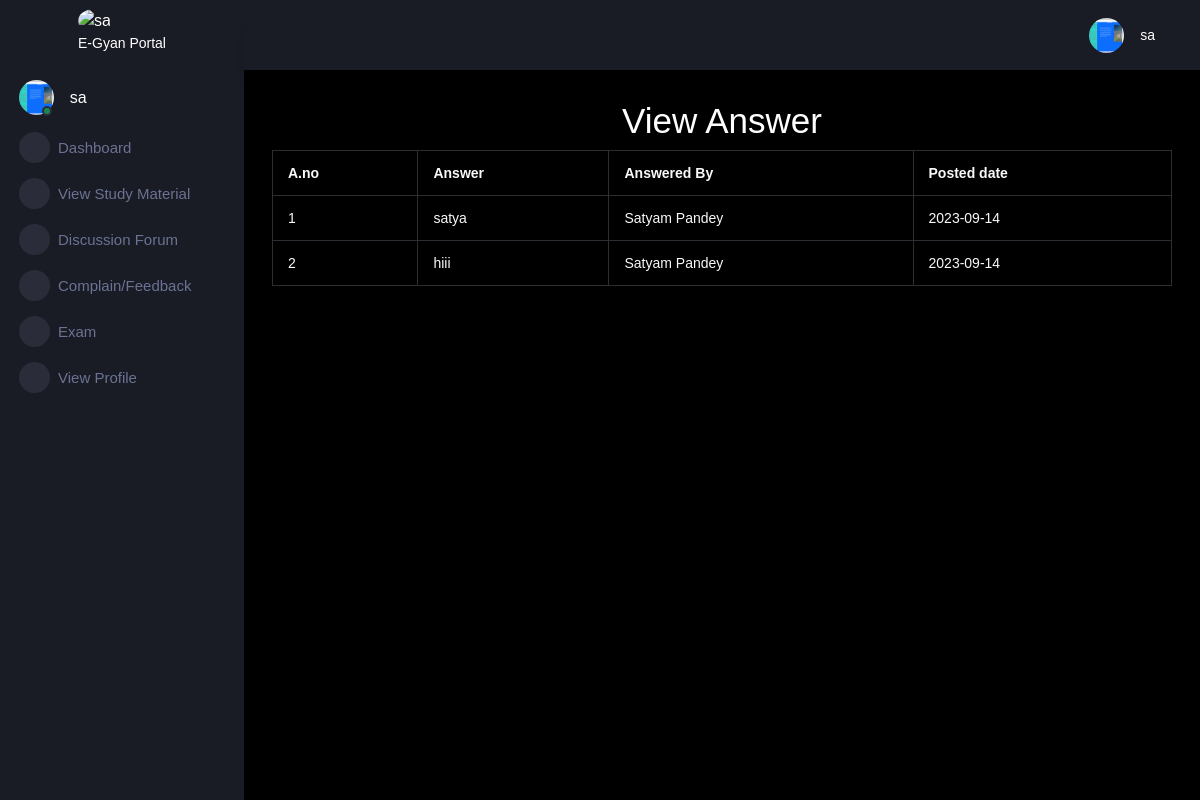
Page /studentapp/viewanswer/1 (signed in) on the committed database.
### nouapp/models.py (models this page shows)
class Student(models.Model):
    rollno=models.IntegerField(primary_key=True)
    name=models.CharField(max_length=50)
    fname=models.CharField(max_length=50)
    mname=models.CharField(max_length=50)
    gender=models.CharField(max_length=6)
    address=models.TextField()
    program=models.CharField(max_length=50)
    branch=models.CharField(max_length=50)
    year=models.CharField(max_length=50)
    contactno=models.CharField(max_length=10)
    emailaddress=models.CharField(max_length=50)
    regdate=models.CharField(max_length=30)
    profile_pic= models.ImageField(upload_to='profile')

### studentapp/models.py (models this page shows)
class Answer(models .Model):
    aid=models.AutoField(primary_key=True)
    answer=models.CharField(max_length=50)
    answeredby=models.CharField(max_length=50)
    posteddate=models.CharField(max_length=50)
    qid=models.IntegerField()

### studentapp/views.py (the view)
# urls.py: path('viewanswer/<qid>',views.viewanswer,name='viewanswer'),
@cache_control(no_cache=True,must_revalidate=True,no_store=True)#(no_cache=True)for not saving cache(must_revalidate=True)for revalidating with server  (no_store=True)for not storing any data
def viewanswer(request,qid):
    try:
        if request.session['rollno']!=None:
            rollno=request.session['rollno']
            stu=Student.objects.get(rollno=rollno)
            ans=Answer.objects.filter(qid=qid)
            return render(request,"viewanswer.html",{'stu':stu,'ans':ans})
    except KeyError:
        return redirect('nouapp:login')

### studentapp/templates/viewanswer.html
{% extends "studentparent.html" %}
{% block body %}
    <div class="row">
        <div class="col-sm-12">
            <h1 style="text-align:center;">View Answer</h1>
            <table class="table table-bordered text-light" style="width:100%;margin=auto;">
                <tr>
                    <th>A.no</th>
                    <th>Answer</th>
                    <th>Answered By</th>
                    <th>Posted date</th>
                </tr>
                {% for a in ans %}
                    <tr>
                        <td>{{a.aid}}</td>
                        <td>{{a.answer}}</td>
                        <td>{{a.answeredby}}</td>
                        <td>{{a.posteddate}}</td>
                    </tr>
                    {% endfor %}
              </table>
        </div>
    </div>
{% endblock body %}

### studentapp/templates/studentparent.html (shortened to what this page needs)
<!DOCTYPE html>
<html lang="en">
    {% load static %}
<head>
    <link rel="stylesheet" href="{% static 'assets/vendors/mdi/css/materialdesignicons.min.css' %}">
    <link rel="stylesheet" href="{% static 'assets/vendors/css/vendor.bundle.base.css' %}">
    <link rel="stylesheet" href="{% static 'assets/vendors/jvectormap/jquery-jvectormap.css' %}">
    <link rel="stylesheet" href="{% static 'assets/vendors/flag-icon-css/css/flag-icon.min.css' %}">
    <link rel="stylesheet" href="{% static 'assets/vendors/owl-carousel-2/owl.carousel.min.css' %}">
    <link rel="stylesheet" href="{% static 'assets/vendors/owl-carousel-2/owl.theme.default.min.css' %}">
    <link rel="stylesheet" href="{% static 'assets/css/style.css' %}">
</head>
<body>
    <div class="container-scroller">
      <nav class="sidebar sidebar-offcanvas" id="sidebar">
          <div class="sidebar-brand-wrapper  d-none d-lg-flex align-items-center justify-content-center fixed-top">
            <span>
              <img class="img-xs rounded-circle mt-2" src={% static "assets/images/u1.png" %}  alt="{{stu.name}}">
             <p> E-Gyan Portal</p>
            </span>
          </div>
          <ul class="nav">
            <li class="nav-item profile">
              <div class="profile-desc">
                <div class="profile-pic">
                  <div class="count-indicator">
                    <img class="img-xs rounded-circle " src="{{stu.profile_pic.url }}" alt="{{stu.name}}">
                    <span class="count bg-success"></span>
                  </div>
                  <div class="profile-name">
                    <h5 class="mb-0 font-weight-normal">{{stu.name}}</h5>
                  </div>
                </div>
                <a href="#" id="profile-dropdown" data-bs-toggle="dropdown"><i class="mdi mdi-dots-vertical"></i></a>
              </div>
            </li>
            <li class="nav-item menu-items">
              <a class="nav-link" href="#">
                <span class="menu-icon">
                  <i class="mdi mdi-speedometer"></i>
                </span>
                <span class="menu-title">Dashboard</span>
              </a>
            </li>
           <li class="nav-item menu-items">
              <a class="nav-link" href="{%url 'studentapp:viewmat' %}">
                <span class="menu-icon">
                  <i class="mdi mdi-playlist-play"></i>
                </span>
                <span class="menu-title">View Study Material</span>
              </a>
            </li>
            <li class="nav-item menu-items">
              <a class="nav-link" href="{%url 'studentapp:postquestion'%}">
                <span class="menu-icon">
                  <i class="mdi mdi-playlist-play"></i>
                </span>
                <span class="menu-title">Discussion Forum</span>
              </a>
            </li>
            <li class="nav-item menu-items">
              <a class="nav-link" href="{%url 'studentapp:response' %}">
                <span class="menu-icon">
                  <i class="mdi mdi-playlist-play"></i>
                </span>
                <span class="menu-title">Complain/Feedback</span>
              </a>
            </li>
            <li class="nav-item menu-items">
              <a class="nav-link" href="{%url 'studentapp:studentexam' %}">
                <span class="menu-icon">
                  <i class="mdi mdi-playlist-play"></i>
                </span>
                <span class="menu-title">Exam</span>
              </a>
            </li>
            <li class="nav-item menu-items">
              <a class="nav-link" href="{%url 'studentapp:viewprofile' %}">
                <span class="menu-icon">
                  <i class="mdi mdi-playlist-play"></i>
                </span>
                <span class="menu-title">View Profile</span>
              </a>
            </li>
          </ul>
        </nav>
        <div class="container-fluid page-body-wrapper">
          <nav class="navbar p-0 fixed-top d-flex flex-row">
            <div class="navbar-menu-wrapper flex-grow d-flex align-items-stretch">
              <button class="navbar-toggler navbar-toggler align-self-center" type="button" data-toggle="minimize">
                <span class="mdi mdi-menu"></span>
              </button>
              <ul class="navbar-nav navbar-nav-right">
                <li class="nav-item dropdown">
                  <a class="nav-link" id="profileDropdown" href="#" data-bs-toggle="dropdown">
                    <div class="navbar-profile">
                      <img class="img-xs rounded-circle" src="{{ stu.profile_pic.url }}" alt="">
                      <p class="mb-0 d-none d-sm-block navbar-profile-name">{{stu.name}}</p>
                      <i class="mdi mdi-menu-down d-none d-sm-block"></i>
                    </div>
                  </a>
                </li>
              </ul>
            </div>
          </nav>
          <div class="main-panel">
            <div class="content-wrapper">
              {% block body %}
              {% endblock body %}
            </div>
            <footer class="footer">
            </footer>
          </div>
        </div>
      </div>
</body>
</html>

### rows in the picture
Student: profile_pic (picture), name "sa"
Answer: aid "1", answer "satya", answeredby "Satyam Pandey", posteddate "2023-09-14"
Answer: aid "2", answer "hiii", answeredby "Satyam Pandey", posteddate "2023-09-14"
